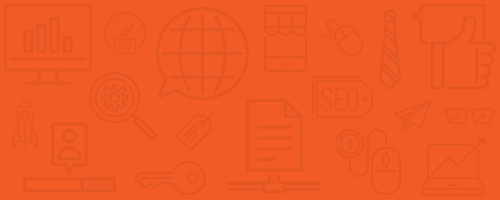
#> input picture SITES/phil/media/img/pattern-bg-red.jpg, 500 x 200 px; its folder holds only this picture in this run
$ python -i try_remove_watermark.py   (imports and definitions only)
#> lines starting #> are read from the running program, lines starting #| are printed output that depends on the picture; after the words box and inside, x2 and y2 are one past the last pixel; in counts of white or black regions, pixels touching at a corner belong together
#-*- coding:utf-8 -*-
import logging
import cv2
import numpy as np

from lxml import html

from django.core.management.base import BaseCommand
from django.conf import settings

logger = logging.getLogger(__name__)

class Command(BaseCommand):
    def add_arguments(self, parser):
        # Named (optional) arguments
        parser.add_argument('--demo_mode',
            action = 'store_true',
            dest = 'demo_mode',
            default = False,
            help = 'Set demo mode')
        parser.add_argument('--cat_id',
            action = 'store',
            dest = 'cat_id',
            type = str,
            default = False,
            help = 'Set cat tag for update')
    def handle(self, *args, **options):
        path = '/home/jocker/Downloads/tb50413_1.png'
        output = '/home/jocker/Downloads/tb50413_1_CLEAN.png'

def back_rm(filename):
    # Load the image
    img = cv2.imread(filename)
#> img is the input picture: shape (200, 500, 3); mean B, G, R 37.7, 90.1, 238.8

    # Convert the image to grayscale
    gr = cv2.cvtColor(img, cv2.COLOR_BGR2GRAY)
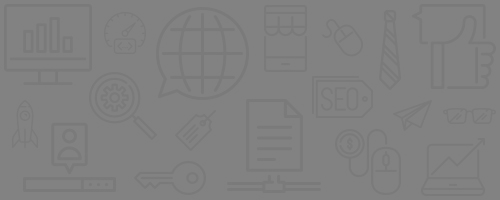
#> gr: shape (200, 500); min 121, max 132, mean 128.7

    # Make a copy of the grayscale image
    bg = gr.copy()

    # Apply morphological transformations
    for i in range(5):
        kernel2 = cv2.getStructuringElement(cv2.MORPH_ELLIPSE,
                                            (2 * i + 1, 2 * i + 1))
        bg = cv2.morphologyEx(bg, cv2.MORPH_CLOSE, kernel2)
        bg = cv2.morphologyEx(bg, cv2.MORPH_OPEN, kernel2)

    # Subtract the grayscale image from its processed copy
    dif = cv2.subtract(bg, gr)
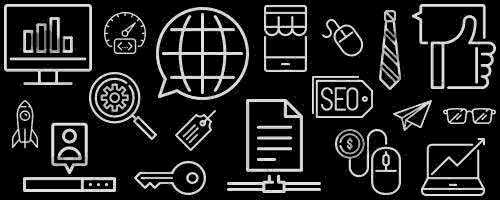
#> dif: shape (200, 500); min 0, max 9, mean 1.24; drawn with min black and max white

    # Apply thresholding
    bw = cv2.threshold(dif, 0, 255, cv2.THRESH_BINARY_INV | cv2.THRESH_OTSU)[1]
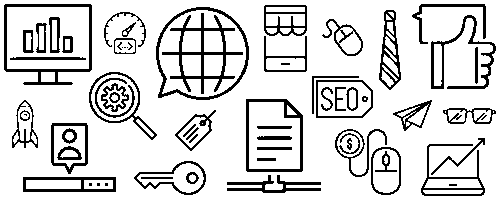
#> bw: shape (200, 500); 83.6% white; 68 black regions (12 under 20 px), largest, box (x1, y1, x2, y2) and area: (162, 13, 243, 94) 1282, (4, 4, 92, 85) 1098, (156, 7, 249, 100) 922
    dark = cv2.threshold(bg, 0, 255, cv2.THRESH_BINARY_INV | cv2.THRESH_OTSU)[1]
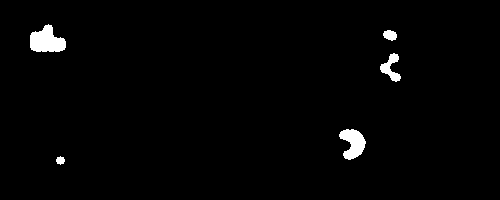
#> dark: shape (200, 500); 1.7% white; 5 white regions, box (x1, y1, x2, y2) and area: (30, 24, 66, 52) 686, (339, 129, 366, 160) 519, (380, 53, 401, 82) 276, (383, 30, 397, 41) 113, (56, 156, 65, 165) 57

    # Extract pixels in the dark region
    darkpix = gr[np.where(dark > 0)]
#> darkpix = 1651 values, max 131 at index 731, min 121 at index 217, mean 125.9

    # Threshold the dark region to get the darker pixels inside it
    darkpix = cv2.threshold(darkpix, 0, 255, cv2.THRESH_BINARY | cv2.THRESH_OTSU)[1]
#> darkpix = 1651 values, max 255 at index 0, min 0 at index 1, mean 113.1

    # Paste the extracted darker pixels in the watermark region
    bw[np.where(dark > 0)] = darkpix.T
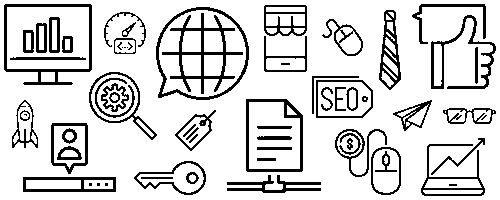
#> bw: shape (200, 500); 83.3% white; 68 black regions (12 under 20 px), largest, box (x1, y1, x2, y2) and area: (162, 13, 243, 94) 1282, (4, 4, 92, 85) 1098, (156, 7, 249, 100) 922

    cv2.imwrite('final.jpg', bw)


#back_rm('watermark.jpg')

>>> result = back_rm('../../../../SITES/phil/media/img/pattern-bg-red.jpg')
